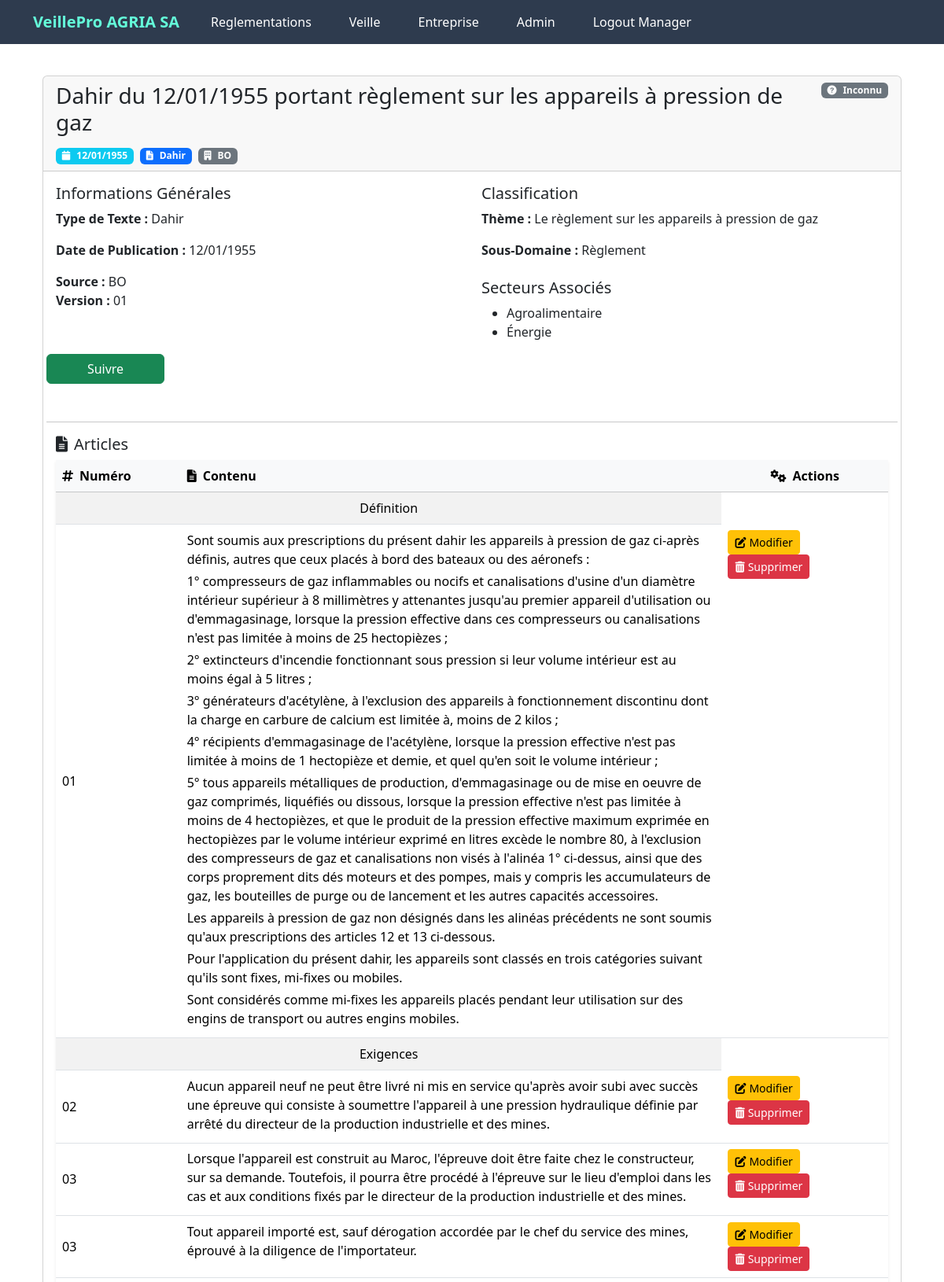
Page /reglementation/1 (signed in, upper part) on the committed database.
### app/models.py (models this page shows, shortened)
class Entreprise(db.Model):
    __tablename__ = 'entreprise'
    id = db.Column(db.Integer, primary_key=True)
    nom = db.Column(db.String(100), nullable=False, unique=True )
    description = db.Column(db.Text, nullable=True)
    pays = db.Column(db.String(100), nullable=True)
    date_creation = db.Column(db.Date, nullable=True)
    utilisateurs = db.relationship('User', backref='entreprise', lazy=True,  cascade="all, delete-orphan")
    reglementations = db.relationship('EntrepriseReglementation', backref='entreprise', lazy=True,  cascade="all, delete-orphan")
    notifications = db.relationship('Notification', backref='entreprise', lazy=True)
    audits = db.relationship('Audit', backref='entreprise', lazy=True)
    secteurs = db.relationship('Secteur', secondary='entreprise_secteur', back_populates='entreprises')

class User(db.Model, UserMixin):
    __tablename__ = 'utilisateur'
    id = db.Column(db.Integer, primary_key=True)
    name = db.Column(db.String(50), nullable=False, unique=True)
    email = db.Column(db.String(120), unique=True, nullable=False)
    role = db.Column(db.Enum(RoleUtilisateur), nullable=False)
    password_hash = db.Column(db.String(128), nullable=False)
    entreprise_id = db.Column(db.Integer, db.ForeignKey('entreprise.id'), nullable=True)

class Reglementation(db.Model):
    __tablename__ = 'reglementation'
    id = db.Column(db.Integer, primary_key=True)
    titre = db.Column(db.String(200), nullable=False, unique=True)
    type_texte = db.Column(db.String(100), nullable=False)
    date_publication = db.Column(db.Date, nullable=False)
    date_derniere_mise_a_jour = db.Column(db.Date, nullable=True)
    source = db.Column(db.String(200), nullable=False)
    langue = db.Column(db.String(50), nullable=True)
    secteurs=db.relationship('ReglementationSecteur', back_populates='reglementation', lazy=True, cascade='all, delete-orphan')
    theme_id = db.Column(db.Integer, db.ForeignKey('theme.id'), nullable=False)
    sous_domaine_id = db.Column(db.Integer, db.ForeignKey('sous_domaine.id'), nullable=False)
    versions = db.relationship('VersionReglementation', backref='reglementation', lazy=True, cascade='all, delete-orphan')
    articles = db.relationship('Article', backref='reglementation', lazy=True, cascade='all, delete-orphan')

class VersionReglementation(db.Model):
    __tablename__ = 'version_reglementation'
    id = db.Column(db.Integer, primary_key=True)
    reglementation_id = db.Column(db.Integer, db.ForeignKey('reglementation.id'), nullable=False)
    version_numero = db.Column(db.Integer, nullable=False)
    date_creation = db.Column(db.DateTime, default=datetime.utcnow, nullable=False)
    contenu = db.Column(db.Text, nullable=False)

class Theme(db.Model):
    __tablename__ = 'theme'
    id = db.Column(db.Integer, primary_key=True)
    nom = db.Column(db.String(100), nullable=False, unique=True)
    description = db.Column(db.Text, nullable=True)
    reglementations = db.relationship('Reglementation', backref='theme', lazy=True)

class SousDomaine(db.Model):
    __tablename__ = 'sous_domaine'
    id = db.Column(db.Integer, primary_key=True)
    nom = db.Column(db.String(100), nullable=False, unique=True)
    description = db.Column(db.Text, nullable=True)
    domaine_id = db.Column(db.Integer, db.ForeignKey('domaine.id'), nullable=False)
    reglementations = db.relationship('Reglementation', backref='sous_domaine', lazy=True)

class ReglementationSecteur(db.Model):
    __tablename__ = 'reglementation_secteur'
    id = db.Column(db.Integer, primary_key=True)
    reglementation_id = db.Column(db.Integer, db.ForeignKey('reglementation.id'), nullable=False)
    secteur_id = db.Column(db.Integer, db.ForeignKey('secteur.id'), nullable=False)
    secteur = db.relationship('Secteur', back_populates='reglementations')
    reglementation = db.relationship('Reglementation', back_populates='secteurs')

class Secteur(db.Model):
    __tablename__ = 'secteur'
    id = db.Column(db.Integer, primary_key=True)
    nom = db.Column(db.String(100), unique=True, nullable=False)
    description = db.Column(db.Text, nullable=True)
    entreprises = db.relationship('Entreprise', secondary='entreprise_secteur', back_populates='secteurs')
    reglementations = db.relationship('ReglementationSecteur', back_populates='secteur', lazy=True)

class Article(db.Model):
    __tablename__ = 'article'
    id = db.Column(db.Integer, primary_key=True)
    numero = db.Column(db.String(50), nullable=False)
    titre = db.Column(db.String(200), nullable=True)
    contenu = db.Column(db.Text, nullable=True)
    reglementation_id = db.Column(db.Integer, db.ForeignKey('reglementation.id'), nullable=False)
    evaluations = db.relationship('Evaluation', backref='article', lazy=True)

### app/routes/reglement.py (the view)
@bp.route('/reglementation/<int:id>', methods=['GET'])
def detail_reglementation(id):
    reglementation = Reglementation.query.get_or_404(id)
    suivi_map = {
        reg.reglementation_id: reg.suivi
        for reg in EntrepriseReglementation.query.filter_by(entreprise_id=current_user.entreprise_id).all()
    }
    theme = Theme.query.get(reglementation.theme_id)
    sous_domaine = SousDomaine.query.get(reglementation.sous_domaine_id)
    secteurs = [secteur for secteur in
                (ReglementationSecteur.query.filter_by(reglementation_id=id)
                .join(Secteur, Secteur.id == ReglementationSecteur.secteur_id)
                .all())]
    return render_template('reglementations/detail_reglementation.html',
            reglementation=reglementation,
            theme=theme,
            sous_domaine=sous_domaine,
            secteurs=secteurs,
            suivi_map=suivi_map)

### app/templates/reglementations/detail_reglementation.html (shortened to what this page needs)
{% extends "layout.html" %}
{% block content %}
<div class="container mt-4">
    <div class="card detail-card mt-3">
        <div class="card-header">
            <div class="d-flex justify-content-between align-items-start mb-3">
                <h3 class="mb-0">{{ reglementation.titre }}</h3>
                <div class="status-badges d-flex gap-2 align-items-center">
                    {% if reglementation.id in suivi_map %}
                        {% if suivi_map[reglementation.id] %}
                            <span class="badge bg-success d-flex align-items-center gap-2">
                                <i class="fas fa-check-circle"></i>Suivi
                            </span>
                        {% else %}
                            <span class="badge bg-danger d-flex align-items-center gap-2">
                                <i class="fas fa-times-circle"></i>Non suivi
                            </span>
                        {% endif %}
                    {% else %}
                        <span class="badge bg-secondary d-flex align-items-center gap-2">
                            <i class="fas fa-question-circle"></i>Inconnu
                        </span>
                    {% endif %}
                </div>
            </div>
            <div class="d-flex gap-2 flex-wrap">
                <span class="badge bg-info d-flex align-items-center gap-2">
                    <i class="fas fa-calendar"></i>
                    {{ reglementation.date_publication.strftime('%d/%m/%Y') }}
                </span>
                <span class="badge bg-primary d-flex align-items-center gap-2">
                    <i class="fas fa-file-alt"></i>
                    {{ reglementation.type_texte }}
                </span>
                <span class="badge bg-secondary d-flex align-items-center gap-2">
                    <i class="fas fa-building"></i>
                    {{ reglementation.source }}
                </span>
            </div>
        </div>
        <div class="card-body">
            <div class="row">
                <div class="col-md-6">
                    <div class="detail-section">
                        <h5>Informations Générales</h5>
                        <div class="detail-info"><strong>Type de Texte :</strong> {{
                        reglementation.type_texte }}</p>
                        </div>
                        <div class="detail-info"><strong>Date de Publication :</strong> {{
                        reglementation.date_publication.strftime('%d/%m/%Y')
                        }}</p>
                        </div>
                        <div class="detail-info"><strong>Source :</strong> {{ reglementation.source }}</div>
                    {% if reglementation.versions %}
                        <div class="detail-info"><strong>Version :</strong> <span class="version-badge">{{
                        "{:02}".format(reglementation.versions[-1].version_numero)
                        }}</p>
                    {% else %}
                        <div class="detail-info"><strong>Version :</strong> <span class="version-badge">Aucune version disponible</span></div>
                    {% endif %}
                </div>
                    </div>
                </div>
                <div class="col-md-6">
                    <div class="detail-section">
                        <h5>Classification</h5>
                        <div class="detail-info"><strong>Thème :</strong> {{ theme.nom if theme else
                        "Non spécifié" }}</p>
                        </div>
                        <div class="detail-info"><strong>Sous-Domaine :</strong> {{ sous_domaine.nom if
                        sous_domaine else "Non spécifié" }}</p>
                        </div>
                        <h5 class="mt-4">Secteurs Associés</h5>
                        <ul class="secteur-list">
                        {% for secteur in secteurs %}
                        <li>{{ secteur.secteur.nom }}</li>
                        {% else %}
                        <li>Aucun secteur associé.</li>
                        {% endfor %}
                    </ul>
                </div>
            </div>
                <button id="toggle-suivi-btn"
                        class="btn float-end action-button {% if reglementation.id in suivi_map and suivi_map[reglementation.id] %}btn-danger{% else %}btn-success{% endif %}"
                        style="width: 150px"
                        data-reglementation-id="{{ reglementation.id }}"
                        data-action="{% if reglementation.id in suivi_map and suivi_map[reglementation.id] %}dissocier{% else %}suivre{% endif %}">
                    {% if reglementation.id in suivi_map and suivi_map[reglementation.id] %}
                        Dissocier
                    {% else %}
                        Suivre
                    {% endif %}
                </button>
            <hr class="mt-5">
            <div class="detail-section">
                <h5><i class="fas fa-file-alt me-2"></i>Articles</h5>
            {% if reglementation.articles %}
            <div class="table-responsive shadow-sm">
                <table class="table table-striped table-hover mb-0">
                <thead class="table-light">
                    <tr>
                        <th style="width: 15%"><i class="fas fa-hashtag me-2"></i>Numéro</th>
                        <th><i class="fas fa-file-text me-2"></i>Contenu</th>
                        <th style="width: 20%" class="text-center"><i class="fas fa-cogs me-2"></i>Actions</th>
                    </tr>
                </thead>
                <tbody>
                    {% for article in reglementation.articles %}
                    <tr>
                        {% if article.titre %}
                        <td colspan="2" class="font-weight-bold text-center">{{ article.titre }}</td>
                        {% endif %}
                    </tr>
                    <tr>
                        <td class="align-middle">{{ article.numero }}</td>
                        <td class="text-justify">
                            {% for ligne in article.contenu.split('\n') %}
                            <p class="mb-1">{{ ligne }}</p>
                            {% endfor %}
                        </td>
                        <td>
                            <div class="btn-group-actions">
                                <a href="{{ url_for('article.modifier_article', article_id=article.id) }}"
                                    class="btn btn-warning action-button btn-sm">
                                    <i class="fas fa-edit me-1"></i>Modifier
                                </a>
                                <form method="POST" action="{{ url_for('article.supprimer_article', article_id=article.id) }}" class="d-inline">
                                    <button type="submit" class="btn btn-danger action-button btn-sm"
                                            onclick="return confirm('Êtes-vous sûr de vouloir supprimer cet article ?');">
                                        <i class="fas fa-trash-alt me-1"></i>Supprimer
                                    </button>
                                </form>
                            </div>
                        </td>
                    </tr>
                    {% endfor %}
                </tbody>
                </table>
            </div>
            {% else %}
            <div class="alert alert-info d-flex align-items-center">
                <i class="fas fa-info-circle me-3 fs-4"></i>
                <div>Aucun article n'est associé à cette réglementation.</div>
            </div>
            {% endif %}
            </div>
        </div>
    </div>
</div>
{% endblock %}

### app/templates/layout.html (shortened to what this page needs)
<!DOCTYPE html>
<html lang="en">
  <head>
    <link
      href="https://cdn.jsdelivr.net/npm/bootstrap@5.3.3/dist/css/bootstrap.min.css"
      rel="stylesheet"
 />
    <link rel="stylesheet"
      href="{{ url_for('static', filename='main.css') }}" />
    <link rel="stylesheet"
      href="https://cdnjs.cloudflare.com/ajax/libs/font-awesome/6.0.0-beta3/css/all.min.css">
  </head>
  <body class="layout-body">
    {% if current_user.is_authenticated %}
    <header class="site-header sticky-top">
      <nav class="navbar navbar-expand-lg navbar-dark">
        <div class="container">
          <a class="navbar-brand" href="/">VeillePro
            {{current_user.entreprise.nom}}</a>
          <div class="collapse navbar-collapse" id="navbarToggle">
            <ul class="navbar-nav me-auto mb-2 mb-lg-0">
              <li class="nav-item">
                <a class="nav-link text-white"
                  href="{{ url_for('reglement.liste_reglementations') }}">
                  Reglementations
                </a>
              </li>
              <li class="nav-item">
                <a class="nav-link text-white"
                  href="{{ url_for('entreprise.afficher_veille', entreprise_id=current_user.entreprise_id) }}">
                  Veille
                </a>
              </li>
              <li class="nav-item">
                <a class="nav-link text-white"
                  href="{{ url_for('entreprise.afficher_entreprise', entreprise_id=current_user.entreprise_id) }}">
                  Entreprise
                </a>
              </li>
              <li class="nav-item">
                <a class="nav-link text-white"
                  href="{{ url_for('manager.liste_utilisateurs', entreprise_id=current_user.entreprise.id) }}">
                  Admin
                </a>
              </li>
              <li class="nav-item">
                <a class="nav-link text-white"
                  href="{{ url_for('admin.logout') }}">Logout {{
                  current_user.role.value }}</a>
              </li>
            </ul>
          </div>
        </div>
      </nav>
    </header>
    {% endif %}
    <div class="container mt-3">
        {% include 'main/flash_msg.html' %} {%block content %}
        {% endblock %}</div>
    <link
      href="https://cdnjs.cloudflare.com/ajax/libs/select2/4.0.13/css/select2.min.css"
      rel="stylesheet" />
  </body>
</html>

### rows in the picture
Entreprise: entreprise.nom "AGRIA SA"
User: role.value "Manager"
Reglementation: titre "Dahir du 12/01/1955 portant règlement sur les appareils à pression de gaz", date_publication "12/01/1955", type_texte "Dahir", source "BO"
VersionReglementation: version_numero "01"
Theme: nom "Le règlement sur les appareils à pression de gaz"
SousDomaine: nom "Règlement"
ReglementationSecteur: secteur.nom "Agroalimentaire"
ReglementationSecteur: secteur.nom "Énergie"
Article: titre "Définition", numero "01", ligne "Sont soumis aux prescriptions du présent dahir les appareils à pression de gaz ci-après définis, autres que ceux placés à bord des bateaux ou des aéronefs :" "1° compresseurs de gaz inflammables ou nocifs et canalisations d'usine d'un diamètre intérieur supérieur à 8 millimètres y attenantes jusqu'au premier appareil d'utilisation ou d'emmagasinage, lorsque la pression effective dans ces compresseurs ou canalisations n'est pas limitée à moins de 25 hectopièzes ;" "2° extincteurs d'incendie fonctionnant sous pression si leur volume intérieur est au moins égal à 5 litres ;" "3° générateurs d'acétylène, à l'exclusion des appareils à fonctionnement discontinu dont la charge en carbure de calcium est limitée à, moins de 2 kilos ;" "4° récipients d'emmagasinage de l'acétylène, lorsque la pression effective n'est pas limitée à moins de 1 hectopièze et demie, et quel qu'en soit le volume intérieur ;" "5° tous appareils métalliques de production, d'emmagasinage ou de mise en oeuvre de gaz comprimés, liquéfiés ou dissous, lorsque la pression effective n'est pas limitée à moins de 4 hectopièzes, et que le produit de la pression effective maximum exprimée en hectopièzes par le volume intérieur exprimé en litres excède le nombre 80, à l'exclusion des compresseurs de gaz et canalisations non visés à l'alinéa 1° ci-dessus, ainsi que des corps proprement dits dés moteurs et des pompes, mais y compris les accumulateurs de gaz, les bouteilles de purge ou de lancement et les autres capacités accessoires." "Les appareils à pression de gaz non désignés dans les alinéas précédents ne sont soumis qu'aux prescriptions des articles 12 et 13 ci-dessous." "Pour l'application du présent dahir, les appareils sont classés en trois catégories suivant qu'ils sont fixes, mi-fixes ou mobiles." "Sont considérés comme mi-fixes les appareils placés pendant leur utilisation sur des engins de transport ou autres engins mobiles."
Article: titre "Exigences", numero "02", contenu "Aucun appareil neuf ne peut être livré ni mis en service qu'après avoir subi avec succès une épreuve qui consiste à soumettre l'appareil à une pression hydraulique définie par arrêté du directeur de la production industrielle et des mines."
Article: numero "03", contenu "Lorsque l'appareil est construit au Maroc, l'épreuve doit être faite chez le constructeur, sur sa demande. Toutefois, il pourra être procédé à l'épreuve sur le lieu d'emploi dans les cas et aux conditions fixés par le directeur de la production industrielle et des mines."
Article: numero "03", contenu "Tout appareil importé est, sauf dérogation accordée par le chef du service des mines, éprouvé à la diligence de l'importateur."
